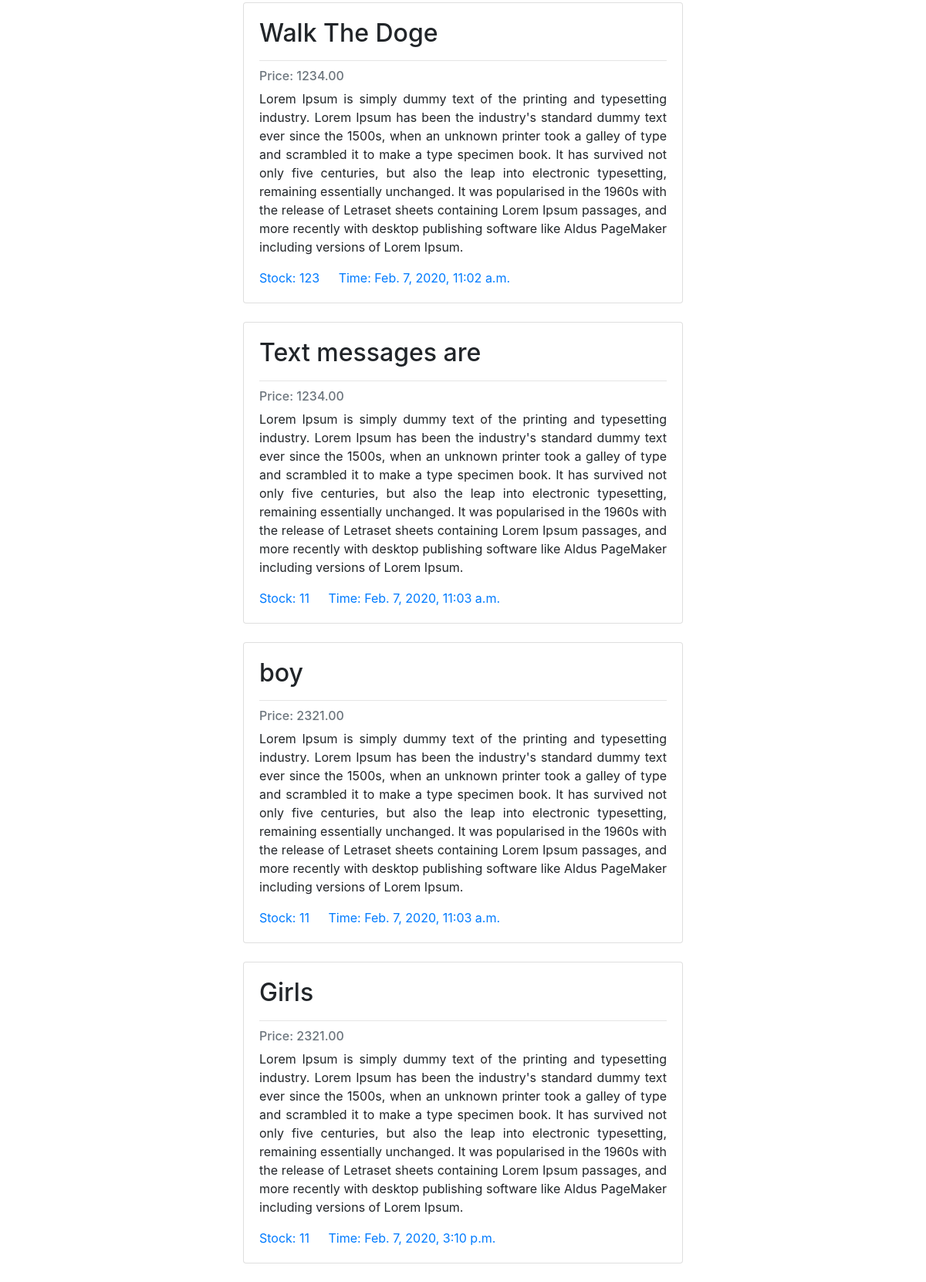
Before: / (lower part) with the older database file.
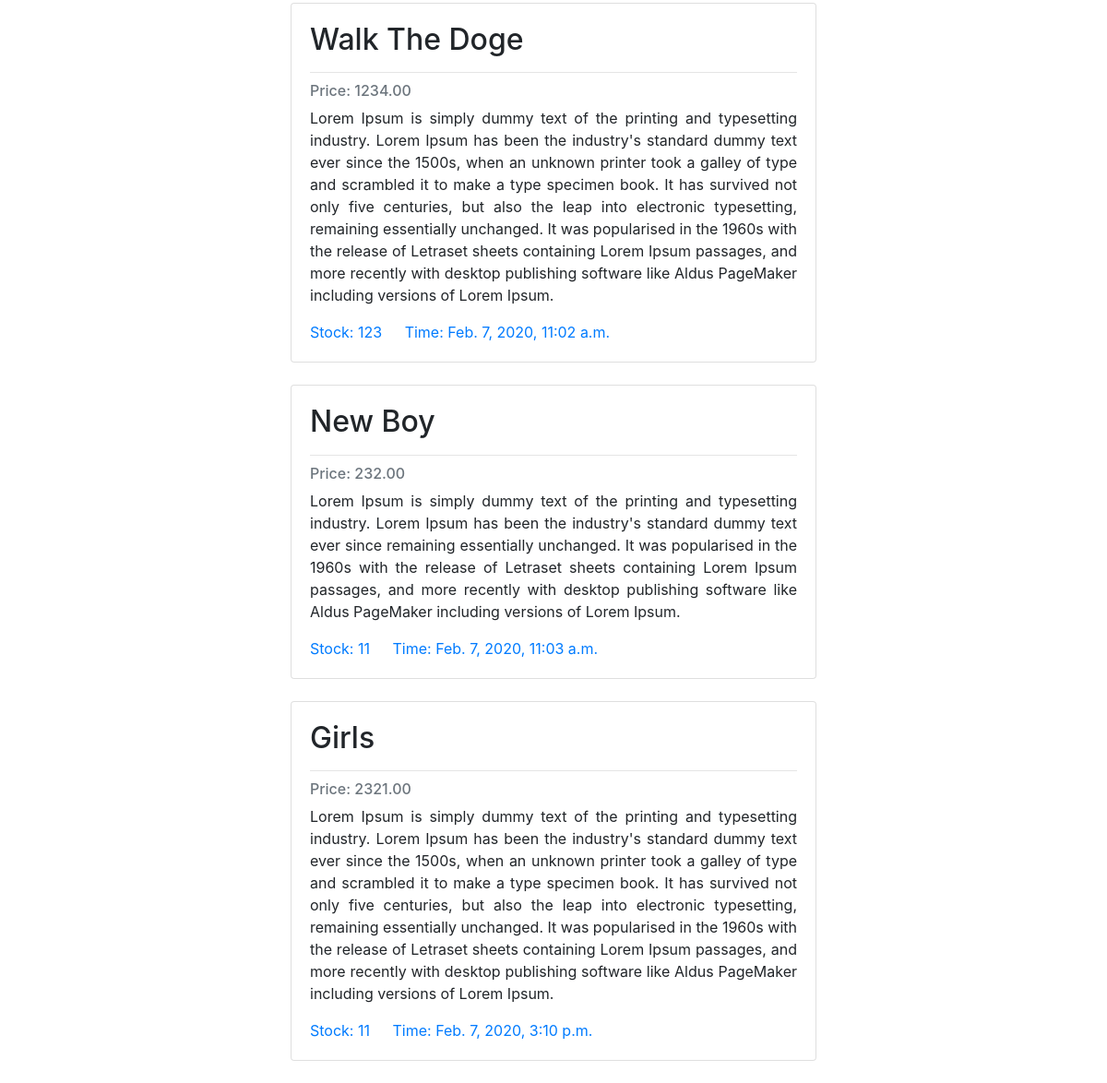
After: the same page with the newer database file.
### REST_API/models.py (models this page shows, shortened)
class Product(models.Model):
    name = models.CharField(max_length=222,unique=True)
    description = models.TextField(blank=True)
    price = models.DecimalField(max_digits=10,decimal_places=2)
    image = models.ImageField(upload_to='category',blank=True)
    stock = models.IntegerField()
    available = models.BooleanField(default=True)
    created = models.DateTimeField(auto_now_add=True)

### REST_API/views.py (the view)
# urls.py: 2. Add a URL to urlpatterns:  path('', views.home, name='home')
def home(request):
    products = Product.objects.all()
    context ={
        'products':products
    }
    return render(request,'home/home.html',context)

### templates/home/home.html (shortened to what this page needs)
<!DOCTYPE html>
<html lang="en">
    <head>
        <link rel="stylesheet" href="https://stackpath.bootstrapcdn.com/bootstrap/4.4.1/css/bootstrap.min.css">
    </head>
    <body>
        <div class="col-md-6 offset-md-3">
            <br>
            <br>
            {% if products %}
                {% for product in products %}
                    <div class="card">
                        <div class="card-body">
                            <h2 class="card-title"> {{ product.name }}</h2>
                            <hr>
                            <h6 class="card-subtitle mb-2 text-muted">Price: {{ product.price }}</h6>
                            <p class="card-text text-justify">{{ product.description }}</p>
                            <a href="#" class="card-link">Stock: {{ product.stock }}</a>
                            <a href="#" class="card-link">Time: {{ product.created }}</a>
                        </div>
                    </div>
                    <br>
                {% endfor %}
            {% endif %}
        </div>
    </body>
</html>

Changed rows visible on the page:
removed Product: name "Text messages are", price "1234.00", description "Lorem Ipsum is simply dummy text of the printing and typesetting industry. Lorem Ipsum has been the industry's standard dummy text ever since the 1500s, when an unknown printer took a galley of type and scrambled it to make a type specimen book. It has survived not only five centuries, but also the leap into electronic typesetting, remaining essentially unchanged. It was popularised in the 1960s with the release of Letraset sheets containing Lorem Ipsum passages, and more recently with desktop publishing software like Aldus PageMaker including versions of Lorem Ipsum.", stock "11", created "Feb. 7, 2020, 11:03 a.m."
changed Product: name "boy" → "New Boy"; price "2321.00" → "232.00"; description "…dummy text ever since the 1500s, when an unknown printer took a galley of type and scrambled it to make a type specimen book. It has survived not only five centuries, but also the leap into electronic typesetting, remaining essentially unchanged. It…" → "…dummy text ever since remaining essentially unchanged. It…"
